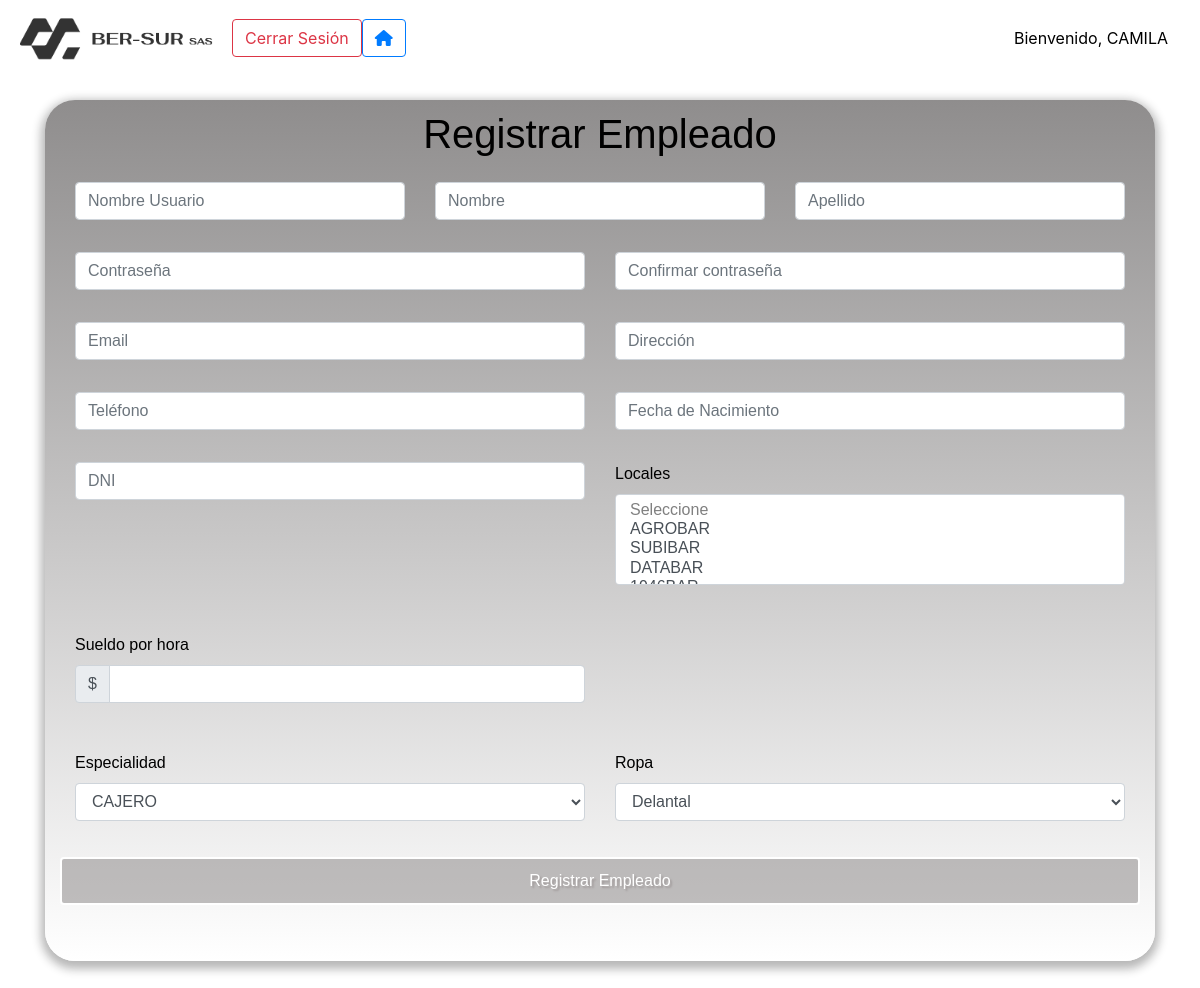
The page /registrar/Empleado/ (signed in) on the database its author committed.
### base/models.py (models this page shows, shortened)
class User(AbstractUser):
    nombre = models.CharField(max_length=200, null=True)
    apellido = models.CharField(max_length=200, null=True)
    mail = models.EmailField(null=True, unique=True)
    direccion = models.TextField(max_length=200, null=True)
    telefono = models.CharField(max_length=20, null=True)
    fecha_nacimiento = models.DateTimeField(null=True, auto_now=False)
    dni = models.IntegerField(null=True)
    rol = models.ForeignKey(Rol, on_delete=models.CASCADE, null=True)
    es_activo = models.BooleanField(null=True)
    USERNAME_FIELD = 'mail'
    REQUIRED_FIELDS = ['username']

class Rol(models.Model):
    descripcion = models.TextField(max_length=300)

### base/views.py (the view, shortened to what this page needs)
# urls.py: path("registrar/<str:rol_desc>/", views.page_register, name="registrar"),
def page_register(request, rol_desc):
    rol = Rol.objects.get(descripcion=rol_desc)
    locales = Local.objects.all()
    form_usuario = UsuarioForm()
    if rol.descripcion == 'Empleado':
        form_empleado = EmpleadoForm()
        especialidades = Tipo_Especialidad.objects.all()
        ropas = Tipo_Ropa.objects.all()
    context = {'form_usuario': form_usuario,
               'page': 'register', 'locales': locales, 'rol': rol}
    if rol.descripcion == 'Empleado':
        context.update({'form_empleado': form_empleado, 'ropas': ropas,
                        'especialidades': especialidades})
        if request.user.rol.descripcion == 'Encargado':
            local = Local.objects.get(encargado=request.user)
            context.update({'local': local})
    return render(request, 'base/registrar.html', context)

### base/forms.py
class UsuarioForm(UserCreationForm):
    class Meta:
        model = User
        fields = ['nombre',
                  'apellido',
                  'username',
                  'mail',
                  'password1',
                  'password2',
                  'direccion',
                  'telefono',
                  'fecha_nacimiento',
                  'dni',
                  ]

class EmpleadoForm(forms.ModelForm):
    class Meta:
        model = Empleado
        fields = '__all__'
        exclude = ["usuario"]

### base/models.py (called while the page is built)
    def __str__(self):
        return f'{self.descripcion}'

    def __str__(self):
        return f'{self.descripcion}'

    def __str__(self):
        return f'{self.nombre}'

### base/Templates/base/registrar.html (shortened to what this page needs)
{% extends 'base/main.html' %} {% block content %}
{% include 'base/navbar2.html' %}
<div class="container" style="margin-top: 10px ;">
    <form  method="post" class="container" id="Section1" style="padding-top: 10px ; margin-top: 100px;">
        <h1 class="text-center">Registrar {{rol.descripcion}}</h1>
            <form id="Section1">
                <div class="row py-3">
                        <div class="col-lg-4 col-md-4">
                            <input class="form-control mr-sm-2" type="text" name="username" placeholder="Nombre Usuario" aria-label="Nombre Usuario">
                        </div>
                            <div class="col-lg-4 col-md-4">
                            <input class="form-control mr-sm-2" type="text" name="nombre" placeholder="Nombre" aria-label="Nombre">
                        </div>
                        <div class="col-lg-4 col-md-4">
                            <input class="form-control mr-sm-2" type="text" name="apellido" placeholder="Apellido" aria-label="Apellido">
                        </div>
                </div>
                <div class="row py-3">
                        <div class="col-lg-6 col-md-6">
                            <input class="form-control mr-sm-2" type="password" autocomplete="new-password" name="password1" placeholder="Contraseña" aria-label="Contreaseña">
                        </div>
                        <div class="col-lg-6 col-md-6">
                            <input class="form-control mr-sm-2" type="password" autocomplete="new-password" name="password2" placeholder="Confirmar contraseña" aria-label="Confirmar contreaseña">
                        </div>
                </div>
                <div class="row py-3">
                        <div class="col-lg-6 col-md-6">
                            <input class="form-control mr-sm-2" type="text" name="mail" placeholder="Email" aria-label="Email">
                        </div>
                        <div class="col-lg-6 col-md-6">
                            <input class="form-control mr-sm-2" type="text" name="direccion" placeholder="Dirección" aria-label="Dirección">
                        </div>
                </div>
                <div class="row py-3">
                        <div class="col-lg-6 col-md-6">
                            <input class="form-control mr-sm-2" type="text" name="telefono" placeholder="Teléfono" aria-label="Teléfono">
                        </div>
                        <div class="col-lg-6 col-md-6">
                            <input class="form-control mr-sm-2" type="text" name="fecha_nacimiento" placeholder="Fecha de Nacimiento" aria-label="Fecha de Nacimiento">
                        </div>
                </div>
                <div class="row py-3">
                        <div class="col-lg-6 col-md-6">
                            <input class="form-control mr-sm-2" type="text" name="dni" placeholder="DNI" aria-label="DNI">
                        </div>
                        {% if rol.descripcion != 'Gerente' %}
                        <div class="col-lg-6 col-md-6 form-group text-left">
                            <label for="lista_locales">Locales</label>
                            <select id="lista_locales" name="lista_locales" class="form-select form-control" required {% if rol.descripcion == 'Empleado' %} multiple {% endif %} aria-label="multiple select example">
                                <option disabled value=0>Seleccione</option>
                            {% for local in locales %}
                                <option val="{{local.id}}">{{local}}</option>
                            {% endfor %}
                            </select>
                        </div>
                        {% endif %}
                </div>
                {% if rol.descripcion == 'Empleado' %}
                <div class="row py-3">
                        <div class="col-lg-6 col-md-6">
                            <label for="sueldo_por_hora">Sueldo por hora</label>
                            <div class="input-group mb-3">
                            <div class="input-group-prepend">
                                <span class="input-group-text" id="basic-addon1">$</span>
                            </div>
                            <input id="sueldo_por_hora" name="sueldo_por_hora" class="form-control" type="number">
                        </div>
                        </div>
                </div>
                {% endif %}
                <div class="row py-3">
                        <div class="col-lg-6 col-md-6">
                            {% if form_empleado %}
                                <div class="form-group">
                                    <label for="especialidad">Especialidad</label>
                                    <select required class="form-control" name="especialidad" id="especialidad">
                                        {% for especialidad in especialidades %}
                                        <option value="{{especialidad.id}}">{{especialidad}}</option>
                                        {% endfor %}
                                    </select>
                                </div>
                </div>
                <div class="col-lg-6 col-md-6">
                            <div class="form-group">
                                <label for="ropa">Ropa</label>
                                <select required class="form-control" name="ropa" id="ropa">
                                    {% for ropa in ropas %}
                                    <option value="{{ropa.id}}">{{ropa}}</option>
                                    {% endfor %}
                                </select>
                            </div>
                            {% endif %}
                </div>
                <div class="row ">
                    <div class="col-12 ">
                    </div>
                </div>
                <button class="btn btn-block  boton" id="btnAgregar"> Registrar Empleado</button>
            </form>
    </form>
 </div>
{% endblock %}

### base/Templates/base/navbar2.html (shortened to what this page needs)
{% load static %}
<nav id="menu" class="navbar navbar-expand-lg navbar-light fixed-top bg-prima">
    <a class="navbar-brand" href="{% url 'home' %}">
        <img src="{% static 'images/logonegro.png' %}" width="200" height="50" alt="">
    </a>
    <div class="collapse navbar-collapse" id="navbarSupportedContent">
        <ul class="navbar-nav mr-auto">
            <li class="nav-item active">
            <li class="nav-item">
                <a class="btn btn-outline-danger my-2 my-sm-0" href="{% url 'logout' %}">Cerrar Sesión</a>
            </li>
                <li class="nav-item">
                <a class="btn btn-outline-primary my-2 my-sm-0" href="{% url 'home' %}"><i class="fa-solid fa-house"></i></a>
            </li>
        </ul>
        <form class="form-inline my-2 my-lg-0">
            <imput class="nav-link" href="#" style="text-color: black;">Bienvenido, {{request.user.username}}
        </form>
    </div>
</nav>

### base/static/styles/main.css (style rules this page uses)
body { color: black; }
#Section1 { background: linear-gradient( rgb(143, 141, 141), rgb(255, 255, 255)); border-radius: 30px; box-shadow: 0 2px 5px rgba(1, 1, 1, 0.7); overflow: hidden; padding-left: 30px; padding-right: 30px; padding-bottom: 30px; margin-top: 5%; margin-bottom: 5%; width: 100%; font-family: Arial, Helvetica, sans-serif; box-shadow: 0 4px 10px 4px rgba(18, 18, 18, 0.3) }
.boton { background-color: rgba(134, 130, 130, 0.5); text-align: center; border: 2px solid white; border-radius: 4px; color: #fff; display: block; font-family: inherit; text-shadow: 2px 2px 2px rgb(159, 153, 153); font-size: 16px; padding: 10px; margin-top: 20px; margin-bottom: 10px; width: 100%; animation: pulse 1.5s infinite; }

### rows shown on the page
User: user.username "CAMILA"
Rol: descripcion "Empleado", lista_locales "Seleccione / AGROBAR / SUBIBAR / DATABAR"

### other values the page prints
form field especialidad "CAJERO"
form field ropa "Delantal"
